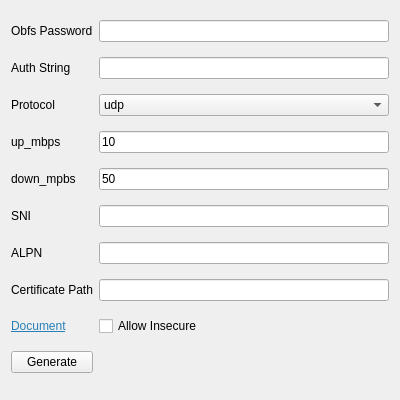
<?xml version="1.0" encoding="UTF-8"?>
<ui version="4.0">
 <class>GenHysteria</class>
 <widget class="QWidget" name="GenHysteria">
  <property name="geometry">
   <rect>
    <x>0</x>
    <y>0</y>
    <width>400</width>
    <height>400</height>
   </rect>
  </property>
  <layout class="QGridLayout" name="gridLayout_2">
   <item row="7" column="0">
    <widget class="QLabel" name="label_5">
     <property name="text">
      <string>Certificate Path</string>
     </property>
    </widget>
   </item>
   <item row="0" column="0">
    <widget class="QLabel" name="label">
     <property name="text">
      <string>Obfs Password</string>
     </property>
    </widget>
   </item>
   <item row="4" column="1">
    <widget class="QLineEdit" name="down_mbps">
     <property name="text">
      <string notr="true">50</string>
     </property>
    </widget>
   </item>
   <item row="4" column="0">
    <widget class="QLabel" name="label_8">
     <property name="text">
      <string notr="true">down_mpbs</string>
     </property>
    </widget>
   </item>
   <item row="9" column="0">
    <widget class="QPushButton" name="gen">
     <property name="text">
      <string>Generate</string>
     </property>
    </widget>
   </item>
   <item row="1" column="1">
    <widget class="MyLineEdit" name="auth_string"/>
   </item>
   <item row="2" column="0">
    <widget class="QLabel" name="label_3">
     <property name="text">
      <string>Protocol</string>
     </property>
    </widget>
   </item>
   <item row="3" column="0">
    <widget class="QLabel" name="label_4">
     <property name="text">
      <string notr="true">up_mbps</string>
     </property>
    </widget>
   </item>
   <item row="2" column="1">
    <widget class="QComboBox" name="protocol">
     <item>
      <property name="text">
       <string notr="true">udp</string>
      </property>
     </item>
     <item>
      <property name="text">
       <string notr="true">wechat-video</string>
      </property>
     </item>
    </widget>
   </item>
   <item row="0" column="1">
    <widget class="MyLineEdit" name="obfs_password"/>
   </item>
   <item row="3" column="1">
    <widget class="QLineEdit" name="up_mbps">
     <property name="text">
      <string notr="true">10</string>
     </property>
    </widget>
   </item>
   <item row="5" column="0">
    <widget class="QLabel" name="label_6">
     <property name="text">
      <string notr="true">SNI</string>
     </property>
    </widget>
   </item>
   <item row="7" column="1">
    <widget class="MyLineEdit" name="cert_path"/>
   </item>
   <item row="6" column="1">
    <widget class="QLineEdit" name="alpn"/>
   </item>
   <item row="6" column="0">
    <widget class="QLabel" name="label_7">
     <property name="text">
      <string notr="true">ALPN</string>
     </property>
    </widget>
   </item>
   <item row="5" column="1">
    <widget class="MyLineEdit" name="sni"/>
   </item>
   <item row="1" column="0">
    <widget class="QLabel" name="label_2">
     <property name="text">
      <string>Auth String</string>
     </property>
    </widget>
   </item>
   <item row="8" column="1">
    <widget class="QCheckBox" name="allow_insecure">
     <property name="text">
      <string>Allow Insecure</string>
     </property>
    </widget>
   </item>
   <item row="8" column="0">
    <widget class="QLabel" name="label_9">
     <property name="text">
      <string>&lt;html&gt;&lt;head/&gt;&lt;body&gt;&lt;p&gt;&lt;a href=&quot;https://github.com/HyNetwork/hysteria/wiki&quot;&gt;&lt;span style=&quot; text-decoration: underline; color:#2980b9;&quot;&gt;Document&lt;/span&gt;&lt;/a&gt;&lt;/p&gt;&lt;/body&gt;&lt;/html&gt;</string>
     </property>
     <property name="openExternalLinks">
      <bool>true</bool>
     </property>
    </widget>
   </item>
  </layout>
 </widget>
 <customwidgets>
  <customwidget>
   <class>MyLineEdit</class>
   <extends>QLineEdit</extends>
   <header>ui/widget/MyLineEdit.h</header>
  </customwidget>
 </customwidgets>
 <tabstops>
  <tabstop>obfs_password</tabstop>
  <tabstop>auth_string</tabstop>
  <tabstop>protocol</tabstop>
  <tabstop>up_mbps</tabstop>
  <tabstop>down_mbps</tabstop>
  <tabstop>sni</tabstop>
  <tabstop>alpn</tabstop>
  <tabstop>cert_path</tabstop>
  <tabstop>gen</tabstop>
 </tabstops>
 <resources/>
 <connections/>
</ui>
